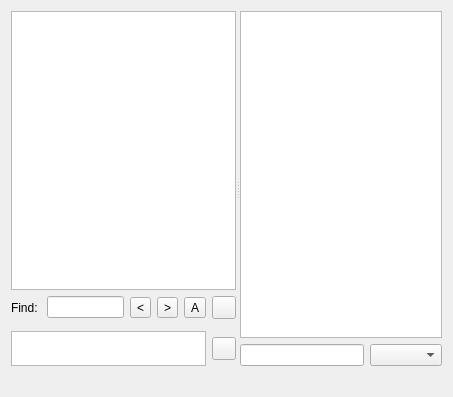
<?xml version="1.0" encoding="UTF-8"?>
<ui version="4.0">
 <class>UIHubFrame</class>
 <widget class="QWidget" name="UIHubFrame">
  <property name="geometry">
   <rect>
    <x>0</x>
    <y>0</y>
    <width>453</width>
    <height>397</height>
   </rect>
  </property>
  <property name="windowTitle">
   <string notr="true"/>
  </property>
  <layout class="QVBoxLayout" name="verticalLayout_4">
   <item>
    <widget class="QSplitter" name="splitter_2">
     <property name="sizePolicy">
      <sizepolicy hsizetype="Expanding" vsizetype="Expanding">
       <horstretch>0</horstretch>
       <verstretch>0</verstretch>
      </sizepolicy>
     </property>
     <property name="orientation">
      <enum>Qt::Horizontal</enum>
     </property>
     <widget class="QWidget" name="layoutWidget">
      <layout class="QVBoxLayout" name="verticalLayout_3">
       <item>
        <layout class="QVBoxLayout" name="verticalLayout">
         <property name="spacing">
          <number>-1</number>
         </property>
         <property name="topMargin">
          <number>0</number>
         </property>
         <property name="bottomMargin">
          <number>0</number>
         </property>
         <item>
          <widget class="QTextEdit" name="textEdit_CHAT">
           <property name="focusPolicy">
            <enum>Qt::ClickFocus</enum>
           </property>
           <property name="contextMenuPolicy">
            <enum>Qt::CustomContextMenu</enum>
           </property>
           <property name="acceptDrops">
            <bool>false</bool>
           </property>
           <property name="undoRedoEnabled">
            <bool>false</bool>
           </property>
           <property name="html">
            <string notr="true">&lt;!DOCTYPE HTML PUBLIC &quot;-//W3C//DTD HTML 4.0//EN&quot; &quot;https://www.w3.org/TR/REC-html40/strict.dtd&quot;&gt;
&lt;html&gt;&lt;head&gt;&lt;meta name=&quot;qrichtext&quot; content=&quot;1&quot; /&gt;&lt;style type=&quot;text/css&quot;&gt;
p, li { white-space: pre-wrap; }
&lt;/style&gt;&lt;/head&gt;&lt;body style=&quot; font-family:'Noto Sans'; font-size:10pt; font-weight:400; font-style:normal;&quot;&gt;
&lt;p style=&quot;-qt-paragraph-type:empty; margin-top:0px; margin-bottom:0px; margin-left:0px; margin-right:0px; -qt-block-indent:0; text-indent:0px;&quot;&gt;&lt;br /&gt;&lt;/p&gt;&lt;/body&gt;&lt;/html&gt;</string>
           </property>
          </widget>
         </item>
         <item>
          <widget class="QFrame" name="frame">
           <property name="sizePolicy">
            <sizepolicy hsizetype="Preferred" vsizetype="Preferred">
             <horstretch>0</horstretch>
             <verstretch>0</verstretch>
            </sizepolicy>
           </property>
           <property name="frameShape">
            <enum>QFrame::NoFrame</enum>
           </property>
           <property name="frameShadow">
            <enum>QFrame::Plain</enum>
           </property>
           <property name="lineWidth">
            <number>0</number>
           </property>
           <layout class="QHBoxLayout" name="horizontalLayout">
            <property name="leftMargin">
             <number>0</number>
            </property>
            <property name="topMargin">
             <number>0</number>
            </property>
            <property name="rightMargin">
             <number>0</number>
            </property>
            <property name="bottomMargin">
             <number>0</number>
            </property>
            <item>
             <widget class="QLabel" name="label">
              <property name="text">
               <string>Find: </string>
              </property>
             </widget>
            </item>
            <item>
             <widget class="LineEdit" name="lineEdit_FIND">
              <property name="alignment">
               <set>Qt::AlignLeading|Qt::AlignLeft|Qt::AlignVCenter</set>
              </property>
             </widget>
            </item>
            <item>
             <widget class="QToolButton" name="toolButton_BACK">
              <property name="toolTip">
               <string>Previous (Shift+F3)</string>
              </property>
              <property name="text">
               <string notr="true">&lt;</string>
              </property>
              <property name="shortcut">
               <string>Shift+F3</string>
              </property>
             </widget>
            </item>
            <item>
             <widget class="QToolButton" name="toolButton_FORWARD">
              <property name="toolTip">
               <string>Next (F3)</string>
              </property>
              <property name="text">
               <string notr="true">&gt;</string>
              </property>
              <property name="shortcut">
               <string>F3</string>
              </property>
             </widget>
            </item>
            <item>
             <widget class="QToolButton" name="toolButton_ALL">
              <property name="toolTip">
               <string>Highlight all</string>
              </property>
              <property name="text">
               <string notr="true">A</string>
              </property>
              <property name="checkable">
               <bool>true</bool>
              </property>
              <property name="checked">
               <bool>false</bool>
              </property>
             </widget>
            </item>
            <item>
             <widget class="QToolButton" name="toolButton_HIDE">
              <property name="toolTip">
               <string>Hide find frame (Ctrl+F)</string>
              </property>
              <property name="text">
               <string notr="true"/>
              </property>
             </widget>
            </item>
           </layout>
          </widget>
         </item>
        </layout>
       </item>
       <item>
        <widget class="QFrame" name="frame_SMILES">
         <property name="sizePolicy">
          <sizepolicy hsizetype="Preferred" vsizetype="Preferred">
           <horstretch>0</horstretch>
           <verstretch>0</verstretch>
          </sizepolicy>
         </property>
         <property name="frameShape">
          <enum>QFrame::StyledPanel</enum>
         </property>
         <property name="frameShadow">
          <enum>QFrame::Raised</enum>
         </property>
        </widget>
       </item>
       <item>
        <widget class="QFrame" name="frame_INPUT">
         <property name="sizePolicy">
          <sizepolicy hsizetype="Preferred" vsizetype="Preferred">
           <horstretch>0</horstretch>
           <verstretch>0</verstretch>
          </sizepolicy>
         </property>
         <property name="frameShape">
          <enum>QFrame::NoFrame</enum>
         </property>
         <property name="frameShadow">
          <enum>QFrame::Raised</enum>
         </property>
         <layout class="QGridLayout" name="gridLayout">
          <property name="leftMargin">
           <number>0</number>
          </property>
          <property name="topMargin">
           <number>0</number>
          </property>
          <property name="rightMargin">
           <number>0</number>
          </property>
          <property name="bottomMargin">
           <number>0</number>
          </property>
          <item row="0" column="1">
           <widget class="QToolButton" name="toolButton_SMILE">
            <property name="text">
             <string notr="true"/>
            </property>
           </widget>
          </item>
          <item row="0" column="0">
           <widget class="ChatEdit" name="plainTextEdit_INPUT">
            <property name="sizePolicy">
             <sizepolicy hsizetype="Expanding" vsizetype="Preferred">
              <horstretch>0</horstretch>
              <verstretch>0</verstretch>
             </sizepolicy>
            </property>
            <property name="maximumSize">
             <size>
              <width>16777215</width>
              <height>35</height>
             </size>
            </property>
           </widget>
          </item>
         </layout>
        </widget>
       </item>
      </layout>
     </widget>
     <widget class="QWidget" name="layoutWidget_1">
      <layout class="QVBoxLayout" name="verticalLayout_2">
       <item>
        <widget class="QTreeView" name="treeView_USERS">
         <property name="sizePolicy">
          <sizepolicy hsizetype="Preferred" vsizetype="Expanding">
           <horstretch>0</horstretch>
           <verstretch>0</verstretch>
          </sizepolicy>
         </property>
         <property name="editTriggers">
          <set>QAbstractItemView::NoEditTriggers</set>
         </property>
         <property name="showDropIndicator" stdset="0">
          <bool>false</bool>
         </property>
         <property name="alternatingRowColors">
          <bool>true</bool>
         </property>
         <property name="selectionMode">
          <enum>QAbstractItemView::ExtendedSelection</enum>
         </property>
         <property name="rootIsDecorated">
          <bool>false</bool>
         </property>
         <property name="uniformRowHeights">
          <bool>true</bool>
         </property>
         <property name="itemsExpandable">
          <bool>false</bool>
         </property>
         <property name="sortingEnabled">
          <bool>true</bool>
         </property>
         <property name="expandsOnDoubleClick">
          <bool>false</bool>
         </property>
        </widget>
       </item>
       <item>
        <layout class="QHBoxLayout" name="horizontalLayout_2">
         <item>
          <widget class="LineEdit" name="lineEdit_FILTER"/>
         </item>
         <item>
          <widget class="QComboBox" name="comboBox_COLUMNS"/>
         </item>
        </layout>
       </item>
      </layout>
     </widget>
    </widget>
   </item>
   <item>
    <layout class="QHBoxLayout" name="horizontalLayout_3">
     <item>
      <widget class="QLabel" name="label_LAST_STATUS">
       <property name="sizePolicy">
        <sizepolicy hsizetype="Expanding" vsizetype="Minimum">
         <horstretch>0</horstretch>
         <verstretch>0</verstretch>
        </sizepolicy>
       </property>
       <property name="maximumSize">
        <size>
         <width>16777215</width>
         <height>16777215</height>
        </size>
       </property>
       <property name="toolTip">
        <string>Last status message on hub</string>
       </property>
       <property name="text">
        <string/>
       </property>
       <property name="scaledContents">
        <bool>false</bool>
       </property>
       <property name="alignment">
        <set>Qt::AlignLeading|Qt::AlignLeft|Qt::AlignVCenter</set>
       </property>
       <property name="wordWrap">
        <bool>true</bool>
       </property>
       <property name="openExternalLinks">
        <bool>false</bool>
       </property>
      </widget>
     </item>
     <item>
      <widget class="QLabel" name="label_USERSTATE">
       <property name="sizePolicy">
        <sizepolicy hsizetype="Preferred" vsizetype="Minimum">
         <horstretch>0</horstretch>
         <verstretch>0</verstretch>
        </sizepolicy>
       </property>
       <property name="text">
        <string/>
       </property>
       <property name="textFormat">
        <enum>Qt::AutoText</enum>
       </property>
       <property name="scaledContents">
        <bool>false</bool>
       </property>
       <property name="alignment">
        <set>Qt::AlignRight|Qt::AlignTrailing|Qt::AlignVCenter</set>
       </property>
       <property name="wordWrap">
        <bool>false</bool>
       </property>
      </widget>
     </item>
    </layout>
   </item>
  </layout>
 </widget>
 <customwidgets>
  <customwidget>
   <class>ChatEdit</class>
   <extends>QPlainTextEdit</extends>
   <header>ChatEdit.h</header>
  </customwidget>
  <customwidget>
   <class>LineEdit</class>
   <extends>QLineEdit</extends>
   <header>LineEdit.h</header>
  </customwidget>
 </customwidgets>
 <resources/>
 <connections/>
</ui>
